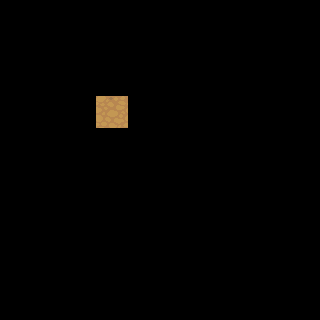

Tiled map render using the project's own tile images. Description and the whole map definition, tile-layer contents included, below:
An orthogonal 10x10 tile map with 32x32 px tiles, 2 tile layers (regions, input_dirt), 2 tilesets and 1 object (dirt).

<map version="1.0" orientation="orthogonal" renderorder="right-down" width="10" height="10" tilewidth="32" tileheight="32" nextobjectid="10">
 <tileset firstgid="1" name="tiledmapsheet" tilewidth="32" tileheight="32" margin="20" tilecount="312" columns="26">
  <image source="../images/tiledmapsheet.png" width="872" height="412" />
 </tileset>
 <tileset firstgid="313" name="tiledmapsheet" tilewidth="32" tileheight="32" tilecount="324" columns="27">
  <image source="../images/tiledmapsheet.png" width="872" height="412" />
 </tileset>
 <layer name="regions" width="10" height="10">
  <data encoding="csv">
0,0,0,0,0,0,0,0,0,0,
0,0,0,0,0,0,0,0,0,0,
0,0,0,0,0,0,0,0,0,0,
0,0,0,100,0,0,0,0,0,0,
0,0,0,0,0,0,0,0,0,0,
0,0,0,0,0,0,0,0,0,0,
0,0,0,0,0,0,0,0,0,0,
0,0,0,0,0,0,0,0,0,0,
0,0,0,0,0,0,0,0,0,0,
0,0,0,0,0,0,0,0,0,0
</data>
 </layer>
 <layer name="input_dirt" width="10" height="10">
  <data encoding="csv">
0,0,0,0,0,0,0,0,0,0,
0,0,0,0,0,0,0,0,0,0,
0,0,0,0,0,0,0,0,0,0,
0,0,0,100,0,0,0,0,0,0,
0,0,0,0,0,0,0,0,0,0,
0,0,0,0,0,0,0,0,0,0,
0,0,0,0,0,0,0,0,0,0,
0,0,0,0,0,0,0,0,0,0,
0,0,0,0,0,0,0,0,0,0,
0,0,0,0,0,0,0,0,0,0
</data>
 </layer>
 <objectgroup name="output_tile">
  <object id="5" name="dirt" x="96" y="96" width="32" height="32" />
 </objectgroup>
</map>
